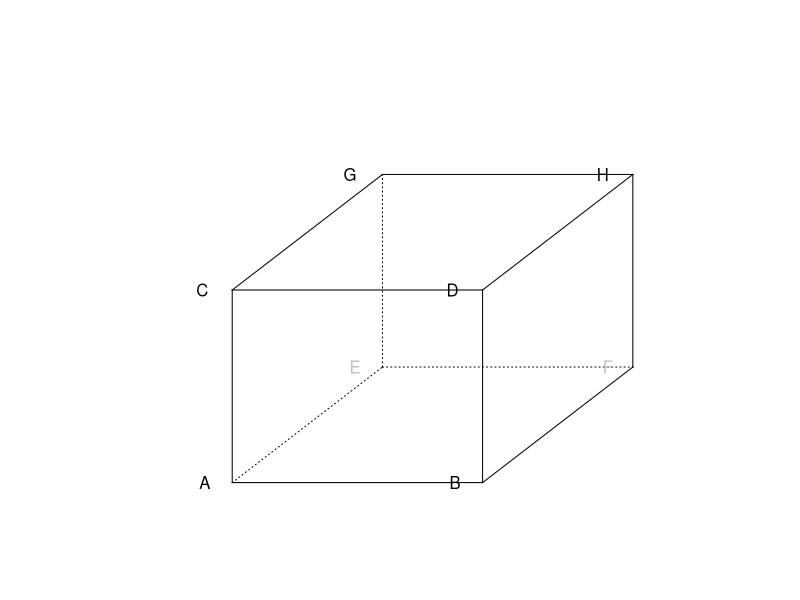

Reproduce this figure in R.
## ---- chunk 1
N <- 100
choose(100,50)
## ---- chunk 2
lchoose(N,50)
## ---- chunk 3
lchoose(50,3)
## ---- chunk 4
lchoose(N-50,47)
## ---- chunk 5
plot(c(0.5,3), c(1,3), bty = "n", type = "n", xaxt="n",yaxt="n",ylab="",xlab="")
arrows(1,1,1,2,length=0.001)
arrows(1,1,2,1,length=0.001)
arrows(2,1,2,2,length=0.001)
arrows(1,2,2,2,length=0.001)
arrows(1,2,1.6,2.6,length=0.001)
arrows(2,2,2.6,2.6,length=0.001)
arrows(1.6,2.6,2.6,2.6,length=0.001)
arrows(2,1,2.6,1.6,length=0.001)
arrows(2.6,1.6,2.6,2.6,length=0.001)
arrows(1,1,1.6,1.6,length=0.001,lty=3)
arrows(1.6,1.6,1.6,2.6,length=0.001,lty=3)
arrows(1.6,1.6,2.6,1.6,length=0.001,lty=3)
text(c(1,2,1,2,1.6,2.6,1.6,2.6), c(1,1,2,2,1.6,1.6,2.6,2.6), LETTERS[1:8], adj=3, col = c(rep("black",4),rep("grey",2), rep("black",2)))
